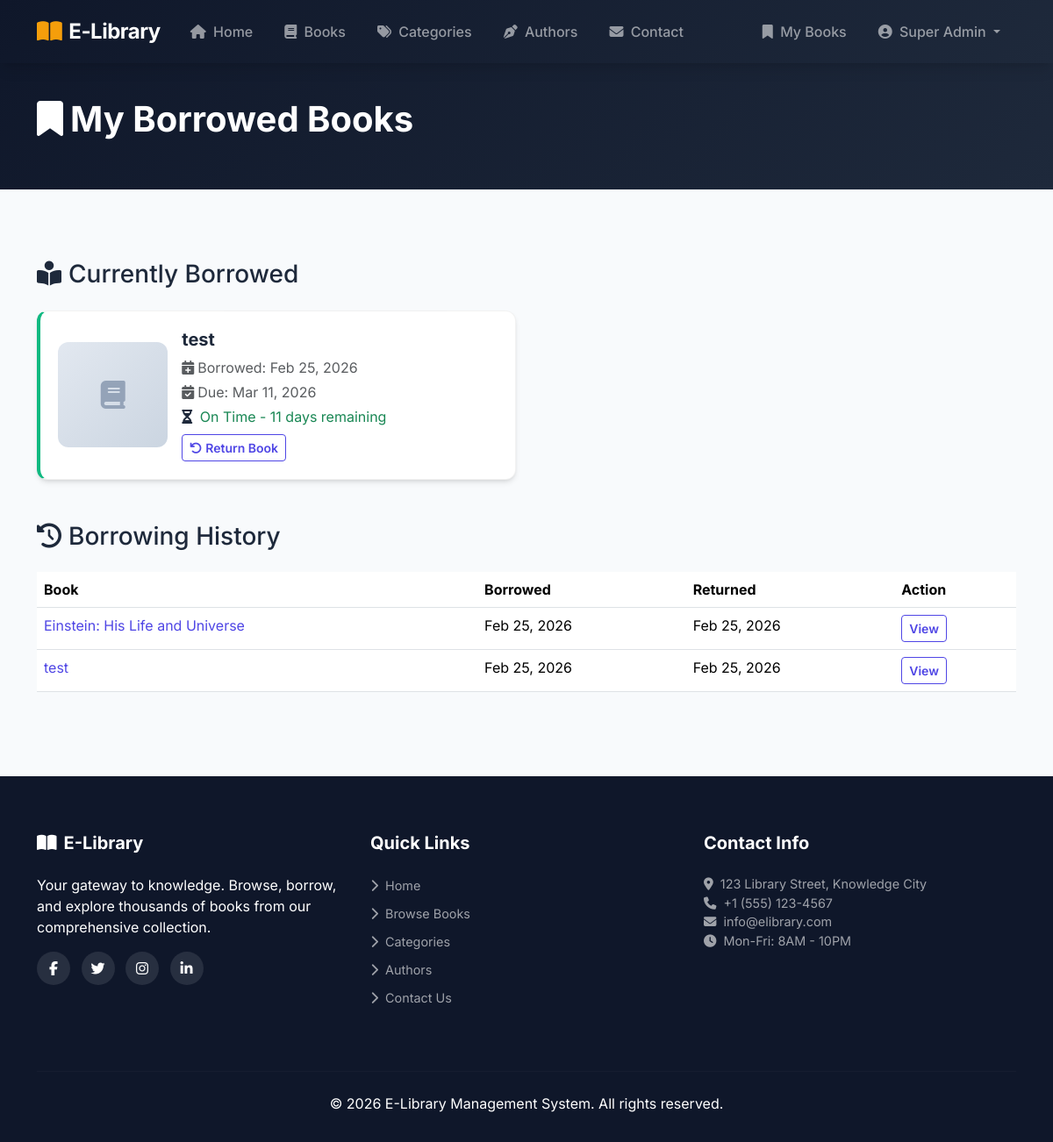
The app's page /my-books/ (signed in) with its own data.
### library/models.py (models this page shows, shortened)
class Borrowing(models.Model):
    user = models.ForeignKey(User, on_delete=models.CASCADE, related_name='borrowings', verbose_name="Student")
    book = models.ForeignKey(Book, on_delete=models.CASCADE, related_name='borrowings', verbose_name="Book")
    borrow_date = models.DateTimeField(auto_now_add=True, verbose_name="Borrow Date")
    due_date = models.DateTimeField(verbose_name="Due Date")
    return_date = models.DateTimeField(null=True, blank=True, verbose_name="Return Date")
    returned = models.BooleanField(default=False, verbose_name="Returned")
    class Meta:
        ordering = ['-borrow_date']
        verbose_name = "Borrowing"
        verbose_name_plural = "Borrowings"
    @property
    def is_overdue(self):
        if not self.returned:
            return timezone.now() > self.due_date
        return False
    @property
    def remaining_days(self):
        if not self.returned:
            delta = self.due_date - timezone.now()
            return max(delta.days, 0)
        return 0

class Book(models.Model):
    title = models.CharField(max_length=300, verbose_name="Book Title")
    author = models.ForeignKey(Author, on_delete=models.CASCADE, related_name='books', verbose_name="Author")
    category = models.ForeignKey(Category, on_delete=models.SET_NULL, null=True, related_name='books', verbose_name="Category")
    description = models.TextField(blank=True, verbose_name="Description")
    cover_image = models.ImageField(upload_to='books/', blank=True, null=True, verbose_name="Cover Image")
    publication_year = models.PositiveIntegerField(default=2024, verbose_name="Publication Year")
    pages = models.PositiveIntegerField(default=0, verbose_name="Number of Pages")
    language = models.CharField(max_length=50, default='English', verbose_name="Language")
    total_copies = models.PositiveIntegerField(default=1, verbose_name="Total Copies")
    available_copies = models.PositiveIntegerField(default=1, verbose_name="Available Copies")
    created_at = models.DateTimeField(auto_now_add=True)
    updated_at = models.DateTimeField(auto_now=True)
    class Meta:
        ordering = ['-created_at']
        verbose_name = "Book"
        verbose_name_plural = "Books"

### library/views.py (the view)
# urls.py: path('my-books/', views.my_books, name='my_books'),
@login_required
def my_books(request):
    borrowings = Borrowing.objects.filter(user=request.user, returned=False)
    past_borrowings = Borrowing.objects.filter(user=request.user, returned=True)
    context = {
        'borrowings': borrowings,
        'past_borrowings': past_borrowings,
    }
    return render(request, 'library/my_books.html', context)

### library/templates/library/my_books.html (shortened to what this page needs)
{% extends 'library/base.html' %}
{% load static %}
{% block content %}
<section class="page-header">
    <div class="container">
        <h1><i class="fas fa-bookmark me-2"></i>My Borrowed Books</h1>
    </div>
</section>
<section class="section-padding">
    <div class="container">
        <h3 class="mb-4"><i class="fas fa-book-reader me-2"></i>Currently Borrowed</h3>
        {% if borrowings %}
        <div class="row g-4 mb-5">
            {% for borrowing in borrowings %}
            <div class="col-lg-6">
                <div class="borrowing-card {% if borrowing.is_overdue %}overdue{% endif %}">
                    <div class="row g-0 align-items-center">
                        <div class="col-3">
                            {% if borrowing.book.cover_image %}
                            <img src="{{ borrowing.book.cover_image.url }}" alt="{{ borrowing.book.title }}"
                                class="img-fluid rounded">
                            {% else %}
                            <div class="book-placeholder-small"><i class="fas fa-book"></i></div>
                            {% endif %}
                        </div>
                        <div class="col-9 ps-3">
                            <h5><a href="{% url 'book_detail' id=borrowing.book.id %}">{{ borrowing.book.title|truncatewords:5 }}</a></h5>
                            <p class="text-muted mb-1"><i class="fas fa-calendar-plus me-1"></i>Borrowed: {{ borrowing.borrow_date|date:"M d, Y" }}</p>
                            <p class="text-muted mb-1"><i class="fas fa-calendar-check me-1"></i>Due: {{ borrowing.due_date|date:"M d, Y" }}</p>
                            <p class="mb-2">
                                <i class="fas fa-hourglass-half me-1"></i>
                                {% if borrowing.is_overdue %}
                                <span class="text-danger fw-bold">Late</span>
                                {% else %}
                                <span class="text-success">On Time - {{ borrowing.remaining_days }} days
                                    remaining</span>
                                {% endif %}
                            </p>
                            <a href="{% url 'return_book' borrowing_id=borrowing.id %}"
                                class="btn btn-sm btn-outline-primary">
                                <i class="fas fa-undo me-1"></i>Return Book
                            </a>
                        </div>
                    </div>
                </div>
            </div>
            {% endfor %}
        </div>
        {% else %}
        <div class="text-center py-4 mb-5">
            <i class="fas fa-book-open fa-3x text-muted mb-3"></i>
            <p class="text-muted">You don't have any currently borrowed books.</p>
            <a href="{% url 'all_books' %}" class="btn btn-primary">Browse Books</a>
        </div>
        {% endif %}
        {% if past_borrowings %}
        <h3 class="mb-4"><i class="fas fa-history me-2"></i>Borrowing History</h3>
        <div class="table-responsive">
            <table class="table table-hover">
                <thead>
                    <tr>
                        <th>Book</th>
                        <th>Borrowed</th>
                        <th>Returned</th>
                        <th>Action</th>
                    </tr>
                </thead>
                <tbody>
                    {% for borrowing in past_borrowings %}
                    <tr>
                        <td><a href="{% url 'book_detail' id=borrowing.book.id %}">{{ borrowing.book.title }}</a></td>
                        <td>{{ borrowing.borrow_date|date:"M d, Y" }}</td>
                        <td>{{ borrowing.return_date|date:"M d, Y" }}</td>
                        <td><a href="{% url 'book_detail' id=borrowing.book.id %}"
                                class="btn btn-sm btn-outline-primary">View</a></td>
                    </tr>
                    {% endfor %}
                </tbody>
            </table>
        </div>
        {% endif %}
    </div>
</section>
{% endblock %}

### library/templates/library/base.html (shortened to what this page needs)
{% load static %}
{% load library_filters %}
<!DOCTYPE html>
<html lang="en">
<head>
    <link href="https://cdn.jsdelivr.net/npm/bootstrap@5.3.2/dist/css/bootstrap.min.css" rel="stylesheet">
    <link href="https://cdnjs.cloudflare.com/ajax/libs/font-awesome/6.5.1/css/all.min.css" rel="stylesheet">
    <link rel="stylesheet" href="{% static 'css/style.css' %}">
</head>
<body>
    <nav class="navbar navbar-expand-lg navbar-dark fixed-top" id="mainNavbar">
        <div class="container">
            <a class="navbar-brand d-flex align-items-center" href="{% url 'home' %}">
                <i class="fas fa-book-open me-2"></i>
                <span class="fw-bold">E-Library</span>
            </a>
            <div class="collapse navbar-collapse" id="navbarNav">
                <ul class="navbar-nav me-auto">
                    <li class="nav-item">
                        <a class="nav-link" href="{% url 'home' %}"><i class="fas fa-home me-1"></i> Home</a>
                    </li>
                    <li class="nav-item">
                        <a class="nav-link" href="{% url 'all_books' %}"><i class="fas fa-book me-1"></i> Books</a>
                    </li>
                    <li class="nav-item">
                        <a class="nav-link" href="{% url 'categories' %}"><i class="fas fa-tags me-1"></i>
                            Categories</a>
                    </li>
                    <li class="nav-item">
                        <a class="nav-link" href="{% url 'authors' %}"><i class="fas fa-pen-nib me-1"></i> Authors</a>
                    </li>
                    <li class="nav-item">
                        <a class="nav-link" href="{% url 'contact' %}"><i class="fas fa-envelope me-1"></i> Contact</a>
                    </li>
                </ul>
                <ul class="navbar-nav">
                    {% if user.is_authenticated %}
                    <li class="nav-item">
                        <a class="nav-link" href="{% url 'my_books' %}"><i class="fas fa-bookmark me-1"></i> My
                            Books</a>
                    </li>
                    <li class="nav-item dropdown">
                        <a class="nav-link dropdown-toggle" href="#" role="button" data-bs-toggle="dropdown">
                            <i class="fas fa-user-circle me-1"></i> {{ user.get_full_name|default:user.username }}
                        </a>
                    </li>
                    {% endif %}
                </ul>
            </div>
        </div>
    </nav>
    <main class="main-content">
        {% block content %}{% endblock %}
    </main>
    <footer class="footer">
        <div class="container">
            <div class="row">
                <div class="col-md-4 mb-4">
                    <h5><i class="fas fa-book-open me-2"></i>E-Library</h5>
                    <p class="">Your gateway to knowledge. Browse, borrow, and explore thousands of books from
                        our comprehensive collection.</p>
                    <div class="social-links">
                        <a href="#"><i class="fab fa-facebook-f"></i></a>
                        <a href="#"><i class="fab fa-twitter"></i></a>
                        <a href="#"><i class="fab fa-instagram"></i></a>
                        <a href="#"><i class="fab fa-linkedin-in"></i></a>
                    </div>
                </div>
                <div class="col-md-4 mb-4">
                    <h5>Quick Links</h5>
                    <ul class="list-unstyled footer-links">
                        <li><a href="{% url 'home' %}"><i class="fas fa-chevron-right me-2"></i>Home</a></li>
                        <li><a href="{% url 'all_books' %}"><i class="fas fa-chevron-right me-2"></i>Browse Books</a>
                        </li>
                        <li><a href="{% url 'categories' %}"><i class="fas fa-chevron-right me-2"></i>Categories</a>
                        </li>
                        <li><a href="{% url 'authors' %}"><i class="fas fa-chevron-right me-2"></i>Authors</a></li>
                        <li><a href="{% url 'contact' %}"><i class="fas fa-chevron-right me-2"></i>Contact Us</a></li>
                    </ul>
                </div>
                <div class="col-md-4 mb-4">
                    <h5>Contact Info</h5>
                    <ul class="list-unstyled footer-contact">
                        <li><i class="fas fa-map-marker-alt me-2"></i>123 Library Street, Knowledge City</li>
                        <li><i class="fas fa-phone me-2"></i>+1 (555) 123-4567</li>
                        <li><i class="fas fa-envelope me-2"></i>info@elibrary.com</li>
                        <li><i class="fas fa-clock me-2"></i>Mon-Fri: 8AM - 10PM</li>
                    </ul>
                </div>
            </div>
            <hr>
            <div class="text-center">
                <p class="mb-0">&copy; 2026 E-Library Management System. All rights reserved.</p>
            </div>
        </div>
    </footer>
</body>
</html>

### static/css/style.css (style rules this page uses)
:root { --primary: #4f46e5; --primary-dark: #4338ca; --primary-light: #818cf8; --secondary: #0ea5e9; --accent: #f59e0b; --success: #10b981; --danger: #ef4444; --dark: #1e293b; --darker: #0f172a; --light: #f8fafc; --gray: #64748b; --gradient-primary: linear-gradient(135deg, #4f46e5 0%, #7c3aed 50%, #0ea5e9 100%); --gradient-dark: linear-gradient(135deg, #0f172a 0%, #1e293b 100%); --shadow: 0 4px 6px -1px rgba(0, 0, 0, 0.1), 0 2px 4px -2px rgba(0, 0, 0, 0.1); --shadow-lg: 0 10px 15px -3px rgba(0, 0, 0, 0.1), 0 4px 6px -4px rgba(0, 0, 0, 0.1); --shadow-xl: 0 20px 25px -5px rgba(0, 0, 0, 0.1), 0 8px 10px -6px rgba(0, 0, 0, 0.1); --radius: 12px; --radius-lg: 16px; }
body { font-family: 'Inter', -apple-system, BlinkMacSystemFont, sans-serif; color: var(--dark); background-color: var(--light); overflow-x: hidden; }
a { color: var(--primary); text-decoration: none; transition: color 0.3s ease; }
.main-content { min-height: 60vh; }
#mainNavbar { background: var(--gradient-dark); backdrop-filter: blur(20px); box-shadow: var(--shadow-lg); padding: 0.8rem 0; transition: all 0.3s ease; }
.navbar-brand { font-size: 1.5rem; font-weight: 800; letter-spacing: -0.5px; }
.navbar-brand i { color: var(--accent); font-size: 1.6rem; }
.nav-link { font-weight: 500; padding: 0.5rem 1rem !important; border-radius: 8px; transition: all 0.3s ease; margin: 0 2px; }
.section-padding { padding: 5rem 0; }
.page-header { background: var(--gradient-dark); padding: 7rem 0 3rem; color: white; }
.page-header h1 { font-weight: 700; margin-bottom: 0.5rem; }
.book-placeholder-small { width: 100%; height: 120px; display: flex; align-items: center; justify-content: center; background: linear-gradient(135deg, #e2e8f0, #cbd5e1); border-radius: var(--radius); font-size: 2rem; color: #94a3b8; }
.borrowing-card { background: white; border-radius: var(--radius); padding: 1.25rem; box-shadow: var(--shadow); border: 1px solid rgba(0, 0, 0, 0.05); border-left: 4px solid var(--success); transition: all 0.2s ease; }
.borrowing-card h5 a { color: var(--dark); font-weight: 700; }
.footer { background: var(--darker); color: white; padding: 4rem 0 2rem; }
.footer h5 { font-weight: 700; margin-bottom: 1.5rem; }
.footer-links li { margin-bottom: 0.5rem; }
.footer-links a, .footer-contact li { color: rgba(255, 255, 255, 0.6); transition: color 0.3s ease; font-size: 0.9rem; }
.social-links a { display: inline-flex; align-items: center; justify-content: center; width: 38px; height: 38px; border-radius: 50%; background: rgba(255, 255, 255, 0.1); color: white; margin-right: 8px; transition: all 0.3s ease; }
.footer hr { border-color: rgba(255, 255, 255, 0.1); margin: 2rem 0 1.5rem; }
.btn-outline-primary { border-color: var(--primary); color: var(--primary); font-weight: 600; }

### records on screen
Borrowing: book "test", borrow_date "Feb 25, 2026", due_date "Mar 11, 2026", remaining_days "11"
Borrowing: book "Einstein: His Life and Universe", borrow_date "Feb 25, 2026", return_date "Feb 25, 2026"
Borrowing: book "test", borrow_date "Feb 25, 2026", return_date "Feb 25, 2026"

### other values on screen
{{ user.get_full_name|default:user.username }} "Super Admin"
